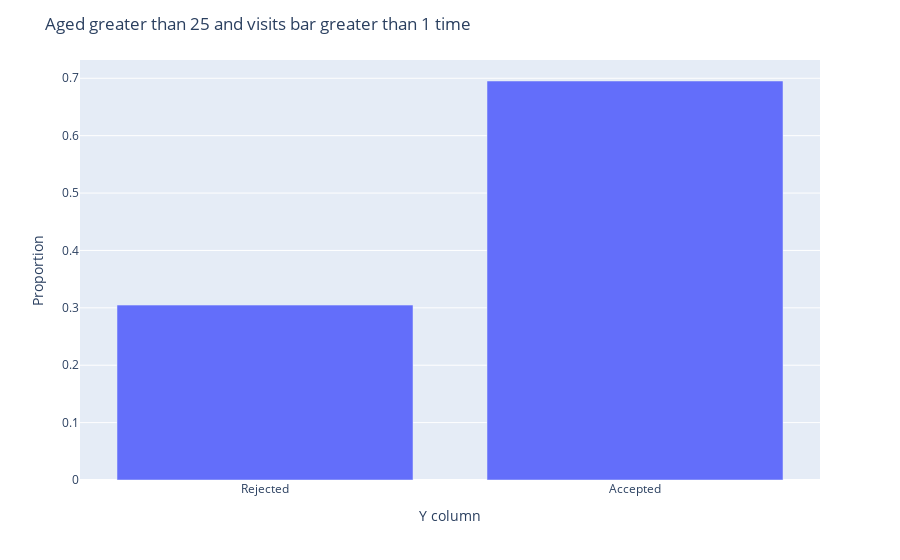
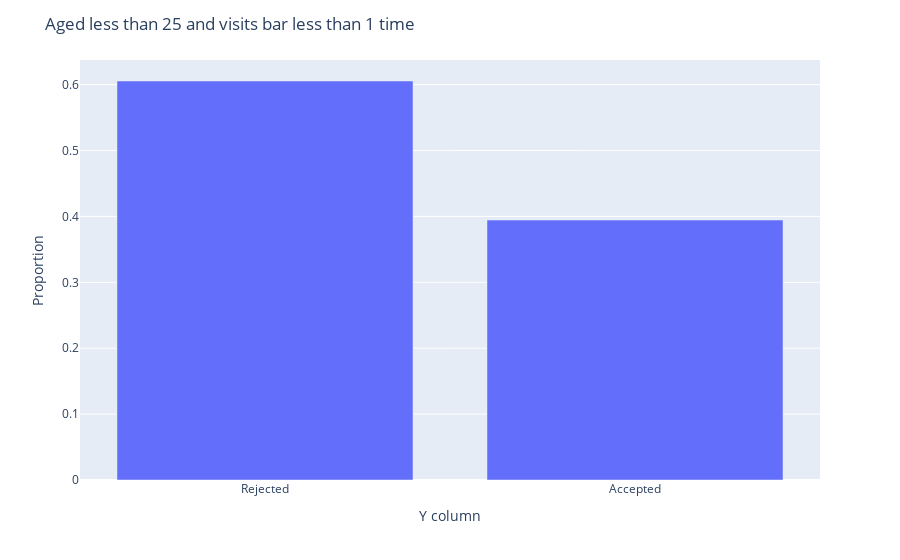

Notebook cell for these charts, in order:
### Code cell
# # plot multi bar graph to show bar_values column only excludes rows with value 0 with Y column with legend and x-axis label tilted at 45 degrees with title and x-axis and y-axis labels
# # and title is 'Bar category acceptance based on type of coupon'
# # update Y column values to 'Accepted' and 'Rejected' instead of 1 and 0 in the legend
# # update x axis labels to 'Never had a bar', 'Had less than 1 bar', 'Had more than 1 bar'
# based on above values, we pick index with value 1 for both the above data frames because this represents coupon acceptance
# print bar chart for list of values update x axis lable and title in seaborn

fig = px.bar(y=bar_data.query('bar_visited == 2 and age_category==2')["Y"].value_counts(normalize=True).sort_index().values)
fig.update_layout(title_text='Aged greater than 25 and visits bar greater than 1 time', xaxis_title='Y column', yaxis_title='Proportion')
fig.update_xaxes(tickvals = [0, 1], ticktext=['Rejected', 'Accepted'])
fig.show()

fig = px.bar(y=bar_data.query('bar_visited == 1 and age_category==1')["Y"].value_counts(normalize=True).sort_index().values)
fig.update_layout(title_text='Aged less than 25 and visits bar less than 1 time', xaxis_title='Y column', yaxis_title='Proportion')
fig.update_xaxes(tickvals = [0, 1], ticktext=['Rejected', 'Accepted'])
fig.show()


# Answer: From below graph it is clear that people who are aged 25+ and have visited a bar are more likely to accept the coupon than people who are aged less than 25 and have never visited a bar

### Figure 1 — Plotly figure (JSON) as saved in the notebook; plotly's stock layout.template omitted (floating-point values rounded to 4 significant figures)
{"data": [{"alignmentgroup": "True", "hovertemplate": "x=%{x}<br>y=%{y}<extra></extra>", "legendgroup": "", "marker": {"color": "#636efa", "pattern": {"shape": ""}}, "name": "", "offsetgroup": "", "orientation": "v", "showlegend": false, "textposition": "auto", "type": "bar", "x": [0, 1], "xaxis": "x", "y": [0.3048, 0.6952], "yaxis": "y"}], "layout": {"barmode": "relative", "legend": {"tracegroupgap": 0}, "margin": {"t": 60}, "title": {"text": "Aged greater than 25 and visits bar greater than 1 time"}, "xaxis": {"anchor": "y", "domain": [0, 1], "ticktext": ["Rejected", "Accepted"], "tickvals": [0, 1], "title": {"text": "Y column"}}, "yaxis": {"anchor": "x", "domain": [0, 1], "title": {"text": "Proportion"}}}}

### Figure 2 — Plotly figure (JSON) as saved in the notebook; plotly's stock layout.template omitted (floating-point values rounded to 4 significant figures)
{"data": [{"alignmentgroup": "True", "hovertemplate": "x=%{x}<br>y=%{y}<extra></extra>", "legendgroup": "", "marker": {"color": "#636efa", "pattern": {"shape": ""}}, "name": "", "offsetgroup": "", "orientation": "v", "showlegend": false, "textposition": "auto", "type": "bar", "x": [0, 1], "xaxis": "x", "y": [0.6055, 0.3945], "yaxis": "y"}], "layout": {"barmode": "relative", "legend": {"tracegroupgap": 0}, "margin": {"t": 60}, "title": {"text": "Aged less than 25 and visits bar less than 1 time"}, "xaxis": {"anchor": "y", "domain": [0, 1], "ticktext": ["Rejected", "Accepted"], "tickvals": [0, 1], "title": {"text": "Y column"}}, "yaxis": {"anchor": "x", "domain": [0, 1], "title": {"text": "Proportion"}}}}
